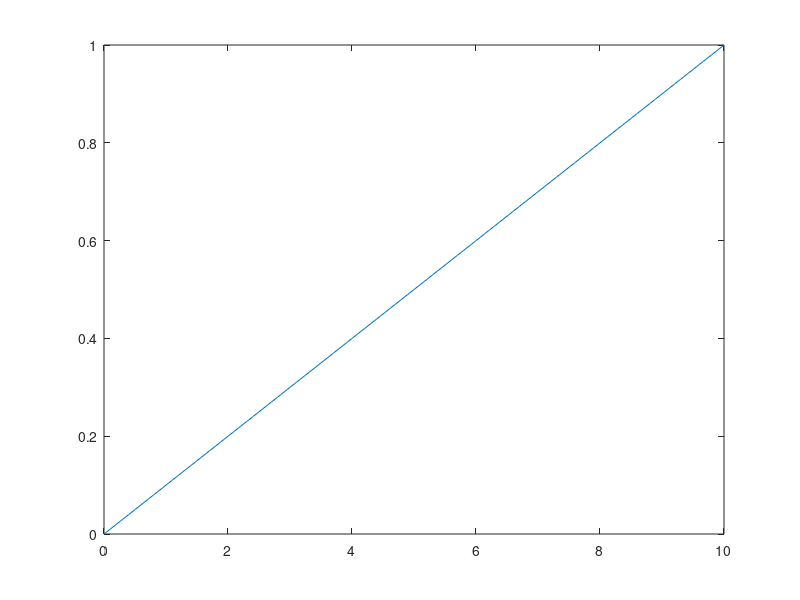

The MATLAB script that drew this image: (Note: this script raises an error after producing the figure.)
K = 1;
R = 10e3;
C = 1e-7;
T = R * C;
num =[0 K];
den = [T 1];
G = tf(num,den);
t=0:0.1:10;
u_ramp = 0.1 * t;
[y,t]=lsim(G,u_ramp,t);
plot(t,y);
info = stepinfo(y, t);      
hold on
